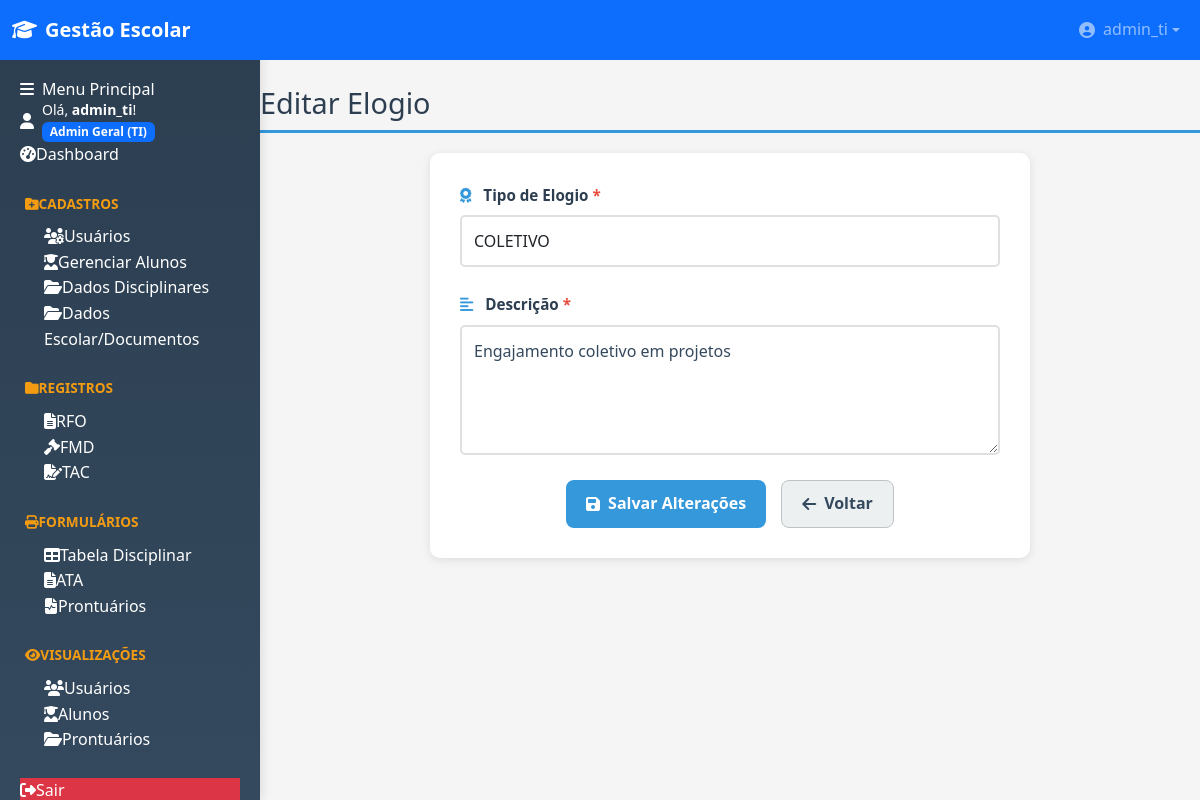
Page /cadastros/elogios/editar/6 (signed in) on the committed database.
### tables this page shows
CREATE TABLE usuarios (
                id INTEGER PRIMARY KEY AUTOINCREMENT,
                username TEXT NOT NULL UNIQUE,
                password TEXT NOT NULL,
                nivel INTEGER NOT NULL, -- 1: Admin Geral (TI), 2: Admin Secundário, 3: Usuário
                data_criacao TEXT DEFAULT CURRENT_TIMESTAMP
            , cargo TEXT DEFAULT '');

CREATE TABLE elogios (
                id INTEGER PRIMARY KEY AUTOINCREMENT,
                tipo TEXT NOT NULL,
                descricao TEXT NOT NULL,
                data_criacao TEXT DEFAULT CURRENT_TIMESTAMP
            );

### blueprints/cadastros.py (the view, shortened to what this page needs)
@cadastros_bp.route('/elogios/editar/<int:elogio_id>', methods=['GET', 'POST'])
@admin_secundario_required
def editar_elogio(elogio_id):
    db = get_db()
    elogio = db.execute('SELECT * FROM elogios WHERE id = ?', (elogio_id,)).fetchone()
    if elogio is None:
        flash('Elogio não encontrado.', 'danger')
        return redirect(url_for('cadastros_bp.listar_elogios'))
    return render_template('cadastros/editar_elogio.html', elogio=dict(elogio))

### app.py (called while the page is built)
@app.before_request
def load_logged_in_user():
    user_id = session.get('user_id')
    if user_id is None:
        g.user = None
    else:
        g.user = get_db().execute(
            'SELECT * FROM usuarios WHERE id = ?', (user_id,)
        ).fetchone()

@app.teardown_appcontext
def teardown_db(e=None):
    close_db(e)

@app.context_processor
def inject_globals():
    from datetime import datetime
    return dict(
        NIVEL_MAP=utils.NIVEL_MAP,
        session=session,
        now=datetime.now
    )

def _read_logo_data():
    try:
        p = os.path.join(current_app.root_path, "static", "logo_topo.png")
        if not os.path.exists(p):
            for ext in (".png", ".jpg", ".jpeg", ".svg"):
                px = os.path.join(current_app.root_path, "static", "logo_topo" + ext)
                if os.path.exists(px):
                    p = px
                    break
        if not os.path.exists(p):
            return None
        mime = mimetypes.guess_type(p)[0] or "image/png"
        with open(p, "rb") as f:
            data = base64.b64encode(f.read()).decode("ascii")
        return f"data:{mime};base64,{data}"
    except Exception:
        return None

@app.context_processor
def inject_logo_data():
    try:
        return {"LOGO_DATA_URI": _read_logo_data()}
    except Exception:
        return {"LOGO_DATA_URI": None}

### blueprints/disciplinar.py (called while the page is built, shortened)
@disciplinar_bp.before_app_request
def _ensure_disciplinar_schema():
    if getattr(current_app, "_disciplinar_migrations_done", False):
        return

### blueprints/utils.py (called while the page is built)
def admin_secundario_required(f):
    @wraps(f)
    def decorated_function(*args, **kwargs):
        if session.get('nivel') not in [1, 2]:
            flash('Acesso negado. Apenas usuários administradores podem acessar esta área.', 'danger')
            return redirect(url_for('dashboard'))
        return f(*args, **kwargs)
    return decorated_function

### database.py (called while the page is built)
def get_db():
    db = getattr(g, '_database', None)
    if db is None:
        db = g._database = sqlite3.connect(DATABASE)
        db.row_factory = sqlite3.Row
        db.execute('PRAGMA foreign_keys = ON')
    return db

### templates/cadastros/editar_elogio.html (shortened to what this page needs)
{% extends 'base.html' %}
{% block content %}
<h2>Editar Elogio</h2>
<form method="POST" class="form-usuario">
    <div class="form-group">
        <label for="tipo">
            <i class="fas fa-award"></i> Tipo de Elogio <span class="required">*</span>
        </label>
        <select id="tipo" name="tipo" required class="form-control">
            <option value="COLETIVO" {% if elogio.tipo == 'COLETIVO' %}selected{% endif %}>COLETIVO</option>
        </select>
    </div>
    <div class="form-group">
        <label for="descricao">
            <i class="fas fa-align-left"></i> Descrição <span class="required">*</span>
        </label>
        <textarea id="descricao" name="descricao" required rows="4">{{ elogio.descricao }}</textarea>
    </div>
    <div class="form-actions">
        <button type="submit" class="button btn-primary">
            <i class="fas fa-save"></i> Salvar Alterações
        </button>
        <a href="{{ url_for('cadastros_bp.listar_elogios') }}" class="button btn-secondary">
            <i class="fas fa-arrow-left"></i> Voltar
        </a>
    </div>
</form>
{% endblock %}

### templates/base.html (shortened to what this page needs)
﻿<!DOCTYPE html>
<html lang="pt-br">
<head>
    <link href="https://cdn.jsdelivr.net/npm/bootstrap@5.3.2/dist/css/bootstrap.min.css" rel="stylesheet">
    <link rel="stylesheet" href="https://cdnjs.cloudflare.com/ajax/libs/font-awesome/6.4.0/css/all.min.css">
    <link rel="stylesheet" href="{{ url_for('static', filename='style.css') }}?v={{ range(1, 10000) | random }}">
</head>
<body>
    {% if not request.args.get('iframe') %}
    <nav class="navbar navbar-expand-lg navbar-dark fixed-top bg-primary">
        <div class="container-fluid">
            <a class="navbar-brand d-flex align-items-center" href="{{ url_for('dashboard') }}">
                <i class="fas fa-graduation-cap me-2"></i>
                <span class="fw-bold">Gestão Escolar</span>
            </a>
            {% if session.get('logged_in') %}
            <div class="navbar-nav ms-auto">
                <div class="nav-item dropdown">
                    <a class="nav-link dropdown-toggle d-flex align-items-center" href="#" role="button" data-bs-toggle="dropdown">
                        <i class="fas fa-user-circle me-2"></i>
                        <span>{{ session.get('username') }}</span>
                    </a>
                </div>
            </div>
            {% endif %}
        </div>
    </nav>
    {% endif %}
    {% if not request.args.get('iframe') %}
    <div class="sidebar" id="sidebar">
        <div class="sidebar-header">
            <h6 class="mb-0"><i class="fas fa-bars me-2"></i>Menu Principal</h6>
        </div>
        <div class="sidebar-body p-0">
            {% if session.get('logged_in') %}
                <div class="user-greeting">
                    <div class="d-flex align-items-center">
                        <i class="fas fa-user me-2"></i>
                        <div>
                            <small>Olá, <span class="username fw-bold">{{ session.get('username') }}</span>!</small><br>
                            <span class="badge bg-primary">{{ session.get('nivel_nome') }}</span>
                        </div>
                    </div>
                </div>
                <div class="menu-section">
                    <a href="{{ url_for('dashboard') }}" class="nav-link {% if request.endpoint == 'dashboard' %}active{% endif %}">
                        <i class="fas fa-tachometer-alt"></i><span>Dashboard</span>
                    </a>
                </div>
                {% if session.get('nivel') in [1, 2] %}
                <div class="menu-section">
                    <div class="nav-link menu-title"><i class="fas fa-folder-plus"></i><span>Cadastros</span></div>
                    {% if session.get('nivel') == 1 %}
                    <a href="{{ url_for('auth_bp.gerenciar_usuarios') }}" class="nav-link ps-4">
                        <i class="fas fa-users-cog"></i><span>Usuários</span>
                    </a>
                    {% endif %}
                    <a href="{{ url_for('alunos_bp.gerenciar_alunos') }}" class="nav-link ps-4 {% if request.endpoint == 'alunos_bp.gerenciar_alunos' %}active{% endif %}">
                        <i class="fas fa-user-graduate"></i><span>Gerenciar Alunos</span>
                    </a>
                    <a href="{{ url_for('cadastros_bp.dados_disciplinares') }}" class="nav-link ps-4 ">
                        <i class="fas fa-folder-open"></i><span>Dados Disciplinares</span>
                    </a>
                    <a href="{{ url_for('cadastros_bp.dados_documentos') }}" class="nav-link ps-4 ">
                        <i class="fas fa-folder-open"></i><span>Dados Escolar/Documentos</span>
                    </a>
                </div>
                {% endif %}
                <div class="menu-section">
                    <div class="nav-link menu-title"><i class="fas fa-folder"></i><span>Registros</span></div>
                    <a href="{{ url_for('cadastros_bp.registros_rfo') }}" class="nav-link ps-4 ">
                        <i class="fas fa-file-alt"></i><span>RFO</span>
                    </a>
                    <a href="{{ url_for('cadastros_bp.registros_fmd') }}" class="nav-link ps-4 {% if request.endpoint in ['cadastros_bp.registros_fmd','disciplinar_bp.registrar_fmd','visualizacoes_bp.listar_fmds'] %}active{% endif %}">
                        <i class="fas fa-gavel"></i><span>FMD</span>
                    </a>
                    <a href="{{ url_for('cadastros_bp.registros_tac') }}" class="nav-link ps-4 {% if request.endpoint in ['cadastros_bp.registros_tac','formularios_bp.novo_tac','formularios_bp.listar_tacs'] %}active{% endif %}">
                        <i class="fas fa-file-signature"></i><span>TAC</span>
                    </a>
                </div>
                {% if session.get('nivel') in [1, 2] %}
                <div class="menu-section">
                    <div class="nav-link menu-title"><i class="fas fa-print"></i><span>Formulários</span></div>
                    <a href="{{ url_for('formularios_bp.tabela_disciplinar') }}" class="nav-link ps-4">
            <a href="{{ url_for('formularios_bp.tabela_disciplinar') }}" class="nav-link ps-4">
                <i class="fas fa-table"></i><span>Tabela Disciplinar</span>
            </a>
            <a href="{{ url_for('formularios_ata_bp.list_atas') }}" class="nav-link ps-4">
                <i class="fas fa-file-alt"></i><span>ATA</span>
            </a>
                    <a href="{{ url_for('formularios_prontuario.listar_prontuarios') }}" class="nav-link ps-4">
                        <i class="fas fa-file-medical-alt"></i><span>Prontuários</span>
                    </a>
                </div>
                {% endif %}
                <div class="menu-section">
                    <div class="nav-link menu-title"><i class="fas fa-eye"></i><span>Visualizações</span></div>
                    {% if session.get('nivel') in [1, 2] %}
                    <a href="{{ url_for('visualizacoes_bp.listar_usuarios') }}" class="nav-link ps-4">
                        <i class="fas fa-users"></i><span>Usuários</span>
                    </a>
                    {% endif %}
                    <a href="{{ url_for('visualizacoes_bp.listar_alunos') }}" class="nav-link ps-4">
                        <i class="fas fa-user-graduate"></i><span>Alunos</span>
                    </a>
                    {% if session.get('nivel') in [1, 2] %}
                    <a href="{{ url_for('formularios_prontuario.listar_prontuarios') }}" class="nav-link ps-4">
                        <i class="fas fa-folder-open"></i><span>Prontuários</span>
                    </a>
                    {% endif %}
                </div>
                <div class="menu-section mt-auto">
                    <a href="{{ url_for('auth_bp.logout') }}" class="nav-link bg-danger">
                        <i class="fas fa-sign-out-alt"></i><span>Sair</span>
                    </a>
                </div>
            {% endif %}
        </div>
    </div>
    {% endif %}
    <main class="main-content">
        {% block content %}{% endblock %}
    </main>
</body>
</html>

### static/style.css (style rules this page uses)
.main-content { overflow-y: visible !important; overflow-x: visible !important; height: auto !important; }
html, body { height: 100%; overflow-x: hidden; }
.navbar { position: fixed !important; top: 0 !important; left: 0 !important; right: 0 !important; height: 60px !important; z-index: 1000 !important; }
.sidebar { position: fixed !important; top: 0 !important; left: 0 !important; height: 100vh !important; width: 260px !important; padding-top: 80px !important; z-index: 900 !important; }
* { margin: 0; padding: 0; box-sizing: border-box; }
body { font-family: 'Segoe UI', Tahoma, Geneva, Verdana, sans-serif; background: #f5f5f5; color: #2c3e50; line-height: 1.6; }
a { text-decoration: none; color: #3498db; transition: color 0.3s; }
.sidebar { width: 260px; position: fixed; height: 100vh; top: 0; left: 0; background: linear-gradient(180deg, #2c3e50 0%, #34495e 100%); color: white; padding: 20px; box-sizing: border-box; overflow-y: auto; z-index: 1000; box-shadow: 2px 0 10px rgba(0,0,0,0.1); }
.menu-section { margin-bottom: 25px; }
.menu-title { color: #f39c12; font-size: 0.85em; font-weight: 700; text-transform: uppercase; margin-bottom: 10px; padding-left: 5px; }
h2 { color: #2c3e50; margin-bottom: 20px; border-bottom: 3px solid #3498db; padding-bottom: 10px; font-size: 1.8em; }
.button { display: inline-flex; align-items: center; padding: 10px 20px; border-radius: 8px; cursor: pointer; font-weight: 600; text-align: center; transition: transform 0.3s, box-shadow 0.3s; border: none; font-size: 1em; }
.button i { margin-right: 8px; }
.btn-primary { background: #3498db; color: white; }
.btn-secondary { background: #ecf0f1; color: #34495e; border: 1px solid #bdc3c7; }
.form-aluno, .form-usuario, .form-rfo, .form-ocorrencia, .form-import { background: white; border-radius: 10px; padding: 30px; box-shadow: 0 2px 10px rgba(0,0,0,0.1); max-width: 900px; margin: 20px auto; }
.form-group { margin-bottom: 20px; }
.form-group label, .input-group label { display: block; margin-bottom: 8px; font-weight: 600; color: #2c3e50; font-size: 0.95em; }
.required { color: #e74c3c; font-weight: 700; }
input[type="text"], input[type="number"], input[type="email"], input[type="password"], input[type="date"], input[type="time"], textarea, select { width: 100%; padding: 12px; border: 2px solid #e0e0e0; border-radius: 5px; font-size: 1em; transition: border-color 0.3s, box-shadow 0.3s; box-sizing: border-box; color: #34495e; }
textarea { resize: vertical; min-height: 100px; }
html, body { overflow-x: auto !important; }

### templates/base.html (style rules this page uses)
.navbar { position: fixed !important; top: 0 !important; z-index: 1000 !important; height: 60px !important; }
.sidebar { position: fixed !important; padding-top: 80px !important; z-index: 900 !important; }
.main-content { margin-left: 260px !important; margin-top: 60px !important; }

### templates/cadastros/editar_elogio.html (style rules this page uses)
.form-usuario { max-width: 600px; margin: 20px auto; background: white; padding: 30px; border-radius: 10px; box-shadow: 0 2px 10px rgba(0,0,0,0.1); }
.form-group { margin-bottom: 25px; }
.form-group label { display: block; margin-bottom: 8px; font-weight: 600; color: #2c3e50; }
.form-group label i { color: #3498db; margin-right: 8px; }
.required { color: #e74c3c; }
.form-group input, .form-group select, .form-group textarea { width: 100%; padding: 12px; border: 2px solid #e0e0e0; border-radius: 5px; font-size: 1em; transition: border-color 0.3s; box-sizing: border-box; }
textarea { resize: vertical; font-family: inherit; }
.form-actions { display: flex; gap: 15px; justify-content: center; }

### rows in the picture
usuarios: get "admin_ti"
elogios: tipo "COLETIVO", descricao "Engajamento coletivo em projetos"

### other values in the picture
{{ session.get('nivel_nome') }} "Admin Geral (TI)"
